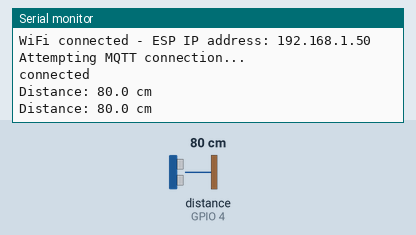
The sketch below on a simulated ESP8266 (NodeMCU). On the bench: the last lines printed to the serial monitor. Wiring (inferred from the names in the program): ultrasonic range finder: trigger GPIO 5; echo GPIO 4. The test bench sets the inputs (shaded band); at power-on: distance to the obstacle (sensor on GPIO 4) 80 cm. The echo pulse lasts 58.3 µs per cm; WiFi joins after 1.5 s; servers stay silent unless stated; no MQTT or app messages arrive unless stated.

Above: at 2.7 s.
2.8 s: distance to the obstacle (sensor on GPIO 4) set to 2 cm
At 4.1 s:
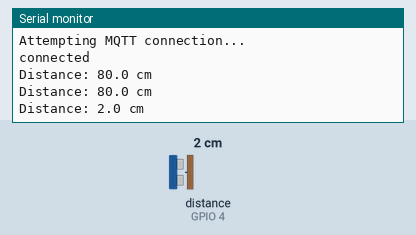
4.3 s: distance to the obstacle (sensor on GPIO 4) set to 4 cm
At 5.2 s:
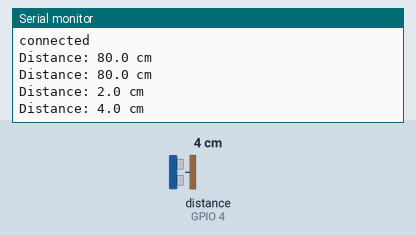
Timing chart, 0 to 7.3 s (numbered marks = the images above; inputs shaded):
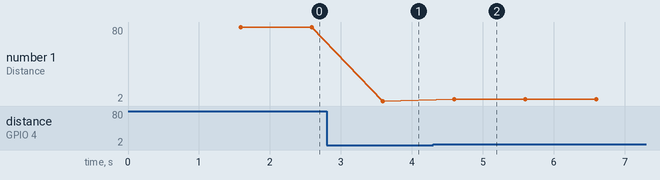

The sketch:

ExternalTankLevelSensor.ino
```cpp
#include <ESP8266WiFi.h>
#include <PubSubClient.h>

long currentMillis = 0;
long previousMillis = 0;
int interval = 1000;

int trigPin = 5;
int echoPin = 4;
float duration, distance;

const char* ssid = "ssid";     // replace with your wifi ssid and wpa2 key
const char* password = "password";
const char* deviceID = "tank_1";
const char* mqtt_server = "c9.dev.jeremygrajales.com";

WiFiClient espClient;
PubSubClient client(espClient);

void getDistance()
{
  digitalWrite(echoPin, LOW);   // set the echo pin LOW
  digitalWrite(trigPin, LOW);   // set the trigger pin LOW
  delayMicroseconds(2);
  digitalWrite(trigPin, HIGH);  // set the trigger pin HIGH for 10μs
  delayMicroseconds(10);
  digitalWrite(trigPin, LOW);
  duration = pulseIn(echoPin, HIGH);  // measure the echo time (μs)
  distance = (duration/2.0)*0.0343;   // convert echo time to distance (cm)
  if(distance>400 || distance<2) Serial.println("Out of range");
  else
  {
    Serial.print("Distance: ");
    Serial.print(distance, 1); Serial.println(" cm");
    char result[100];
    sprintf(result, "%f", distance);
    client.publish("distance_tank_1", result);
  }
  delay(1000);
}

void setup_wifi() {
  delay(10);
  Serial.println();
  Serial.print("Connecting to ");
  Serial.println(ssid);
  WiFi.begin(ssid, password);
  while (WiFi.status() != WL_CONNECTED) {
    delay(500);
    Serial.print(".");
  }
  Serial.println("");
  Serial.print("WiFi connected - ESP IP address: ");
  Serial.println(WiFi.localIP());
}

void reconnect() {
  while(!client.connected()) {
    Serial.println("Attempting MQTT connection...");
    if(client.connect("ESP8266Client_tank_1")) {
      Serial.println("connected");
      client.subscribe("distance_tank_1");
    }
    else {
      Serial.println("failed to connect");
      Serial.print("failed, rc=");
      Serial.print(client.state());
      Serial.println("retrying in 5 seconds");
      delay(5000);
    }
  }
}

void setup() {
  Serial.begin(9600);
  pinMode(trigPin, OUTPUT); // define trigger pin as output
  setup_wifi();
  client.setServer(mqtt_server, 1883);
  previousMillis = 0;
}

void loop() {
  currentMillis = millis();
  if(!client.connected()) {
    reconnect();
  }
  if(!client.loop()) {
    client.connect("ESP8266Client_tank_1");
  }
  if (currentMillis - previousMillis > interval) {
    previousMillis = millis();
    // Runs every 1 seconds
    getDistance();
  }
}
```

Measured:
- after the input at 2.8 s, the serial monitor: prints a new line after 0.79 s (image 1)
- after the input at 4.3 s, the serial monitor: prints a new line after 0.30 s (image 2)
- plotted number 1: 80 → 2 after the input at 2.8 s, 2 → 4 after the input at 4.3 s
